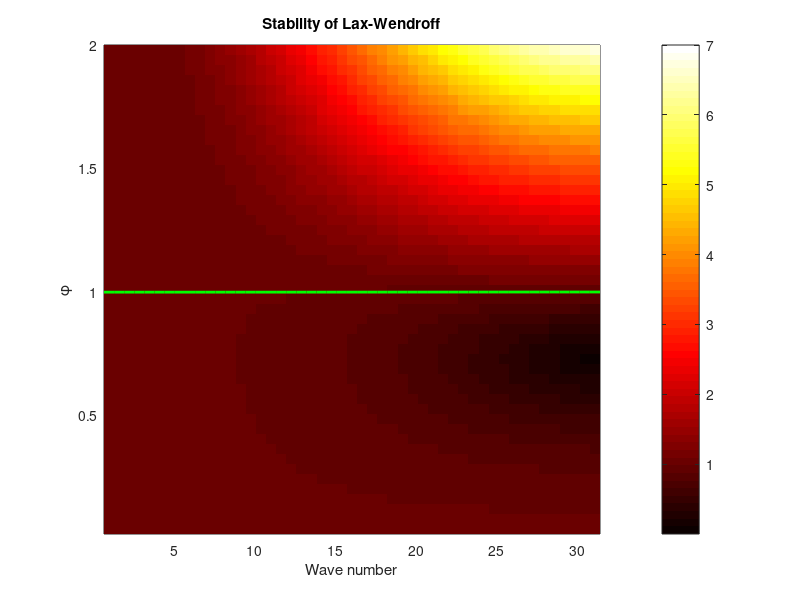
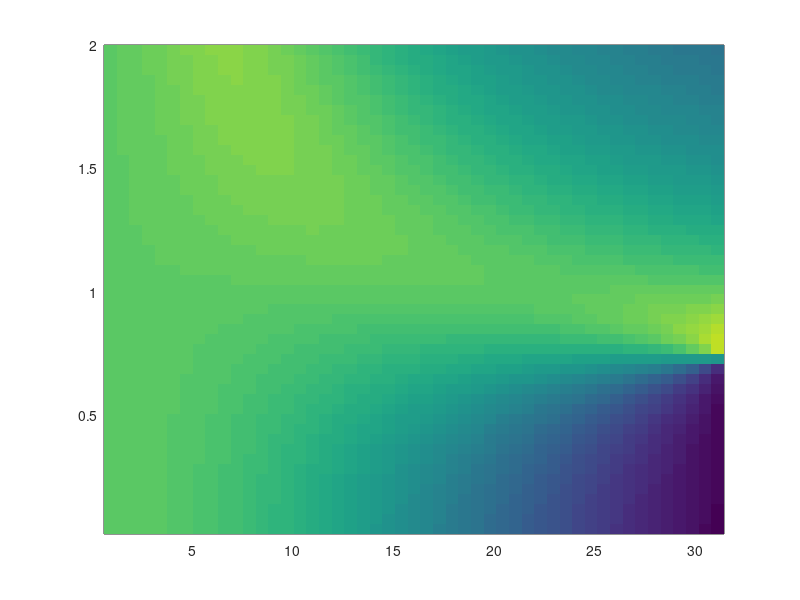

The MATLAB source for these figures, in order: (Note: this script raises an error after producing the figures.)
clear all
close all
clc

% 
% Script performing stability/phase error analysis for a third-order
% accurate approach to solving the advection equation, u_t + c u_x =0.  The
% third order scheme is
% 
%   u(j,n+1) = u(j,n) -1/2 phi ( u(j+1,n) - u(j-1,n) )
%                   +1/2 phi^2 (u(j+1,n) + u(j-1,n) -2 u(j,n) )
% 
% where:
%   phi = c delta t/delta x is the Courant number
% 
% Written by Jim Powell, 20 Sept. 2024
% 

% Just for definiteness, assume we are working on an interval of length 10
% with 100 subdivisions:
L=10; J=100; dx=L/J; c=1;

% define a vector of wave numbers
khat=2*pi*[1:J/2]/J;    % equivalent to 2*pi*k/L*dx

% define a vector of phi to test
nphi=50; phi=linspace(1/nphi,2,nphi); % we start at a small phi rather than zero 
                        % to avoid division by zero below

% define a 2D grid of k, phi for density plotting
[K,Phi]=meshgrid(khat,phi);

% calculate the (complex) von Neumann multiplier
A = 1 -.5*Phi.*(exp(i*K) -exp(-i*K)) ...
    +.5*Phi.^2.*(exp(i*K) +exp(-i*K) -2);
Lambda=abs(A);

% plot results as a hot density plot, with an additional (green) contour 
% indicating lambda = 1
pcolor(K/dx,Phi,Lambda), shading flat, colormap hot, colorbar
hold on, contour(K/dx,Phi,Lambda,[1 1],'g','LineWidth',2), hold off
xlabel('Wave number'), ylabel('\phi')
title('Stability of Lax-Wendroff')

% now for phase speed ratio
Dt=dx/c*Phi;   % matrix of delta ts
Omega=-atan2(imag(A),real(A))./Dt;
Phase_Ratio=dx/c*Omega./K;      % because the K has a factor of dx in it

% density plot
figure
pcolor(K/dx,Phi,Phase_Ratio), shading flat, colormap parula, colorbar
hold on, contour(K/dx,Phi,Phase_Ratio,[1 1],'k','LineWidth',2), hold off
xlabel('Wave number'), ylabel('\phi')
title('Phase Speed Ratio for Lax-Wendroff')


% calculate von Neumann stability:

